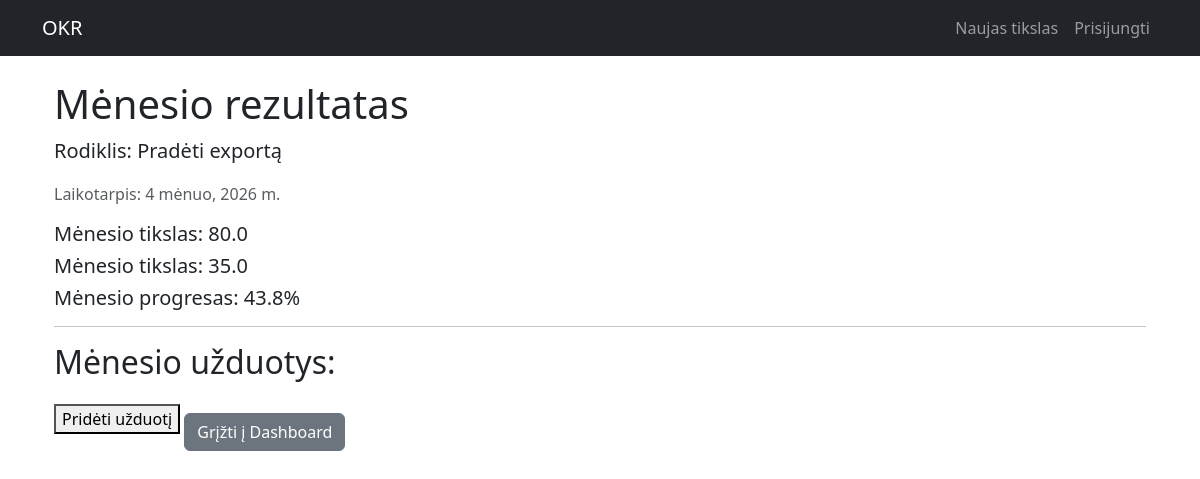
Page /2026/4/21/ on the committed database.
### okr/models.py (models this page shows, shortened)
class MonthResult(models.Model):
    MONTH_CHOICES = [
        (1, 'Sausis'), (2, 'Vasaris'), (3, 'Kovas'), (4, 'Balandis'),
        (5, 'Gegužė'), (6, 'Birželis'), (7, 'Liepa'), (8, 'Rugpjūtis'),
        (9, 'Rugsėjis'), (10, 'Spalis'), (11, 'Lapkritis'), (12, 'Gruodis'),
    ]
    QUARTER_CHOICES = [(1, 'Q1'), (2, 'Q2'), (3, 'Q3'), (4, 'Q4')]
    monthly_key_result = models.ForeignKey(KeyResult, on_delete=models.CASCADE)
    month = models.IntegerField(choices=MONTH_CHOICES, default=1)
    quarter = models.IntegerField(choices=QUARTER_CHOICES, default=1)
    planned_result = models.DecimalField(max_digits=12, decimal_places=1)
    actual_result = models.DecimalField(max_digits=12, decimal_places=1, null=True, blank=True)
    @property
    def achievement_percentage(self):
        if self.planned_result and self.actual_result:
            return (self.actual_result / self.planned_result) * 100
        return 0

class KeyResult(models.Model):
    DISTRIBUTION_CHOICES = [
        ('cumulative', 'Išdaliniamas per mėnesius (÷ 12)'),
        ('fixed', 'Vienodas procentas viesiems mėn'),
        ('binary', 'Įvykdyta / Neįvykdyta')
    ]
    objective = models.ForeignKey(Objective, on_delete=models.CASCADE)
    name = models.CharField(max_length=200)
    unit = models.ForeignKey(Unit, on_delete=models.SET_NULL, null=True)
    annual_goal = models.DecimalField(max_digits=12, decimal_places=2)
    icon_class = models.CharField(max_length=50, default="fa-rocket")
    distribution_type = models.CharField(
        max_length=20,
        choices=DISTRIBUTION_CHOICES,
        default='cumulative',
    )

class Objective(models.Model):
    brand = models.CharField(max_length=100, default='Your Brand')
    team = models.CharField(max_length=200, default='Your Department')
    year = models.IntegerField()
    goal = models.CharField(max_length=200)

### okr/views.py (the view)
# urls.py: path('<int:year>/<int:month>/<int:kr_id>/', views.action_items, name='action_items'),
def action_items(request, year, month, kr_id):
    month_result = get_object_or_404(
        MonthResult,
        id=kr_id,
        month=month,
        monthly_key_result__objective__year=year,
    )
    if request.method == 'POST':
        if request.POST.get('form_type') == 'month_result':
            form = MonthResultForm(request.POST, instance=month_result)
            if form.is_valid():
                form.save()
        elif request.POST.get('form_type') == 'action':
            action_form = ActionForm(request.POST)
            if action_form.is_valid():
                action = action_form.save(commit=False)
                action.month_result = month_result
                action.save()
        elif request.POST.get('form_type') == 'action_update':
            action_id = request.POST.get('action_id')
            action = get_object_or_404(Action, id=action_id)
            action_update_form = ActionUpdateForm(request.POST, instance=action)
            if action_update_form.is_valid():
                action_update_form.save()
        return redirect('action_items', year=year, month=month, kr_id=kr_id)
    else:
        form = MonthResultForm(instance=month_result)
        action_form = ActionForm()
    return render(request, 'actions.html', {
        'month_result': month_result,
        'actions': month_result.action_set.all(),
        'form': form,
        'action_form': action_form,
    })

### okr/models.py (called while the page is built)
    def __str__(self):
        return self.name

### okr/templates/actions.html (shortened to what this page needs)
{% extends "base.html" %}
{% block content %}
<div class="container mt-4">
    <h1>Mėnesio rezultatas</h1>
    <p class="lead">Rodiklis: {{ month_result.monthly_key_result.name }}</p>
    <p class="text-muted">Laikotarpis: {{ month_result.month }} mėnuo, {{ month_result.monthly_key_result.objective.year }} m.</p>
    <h5>Mėnesio tikslas: {{ month_result.planned_result }}</h5>
    <h5>Mėnesio tikslas: {{ month_result.actual_result }}</h5>
    <h5>Mėnesio progresas: {{ month_result.achievement_percentage|floatformat:1 }}%</h5>
    <hr>
    <h2>Mėnesio užduotys:</h2>
<button data-bs-toggle="modal" data-bs-target="#actionModal">
    Pridėti užduotį
</button>
    <a href="{% url 'dashboard' month_result.monthly_key_result.objective.id %}" class="btn btn-secondary mt-4">
        Grįžti į Dashboard
    </a>
</div>
{% endblock %}

### rows in the picture
MonthResult: monthly_key_result.name "Pradėti exportą", month "4", monthly_key_result.objective.year "2026", planned_result "80.0", actual_result "35.0", achievement_percentage "43.8"
